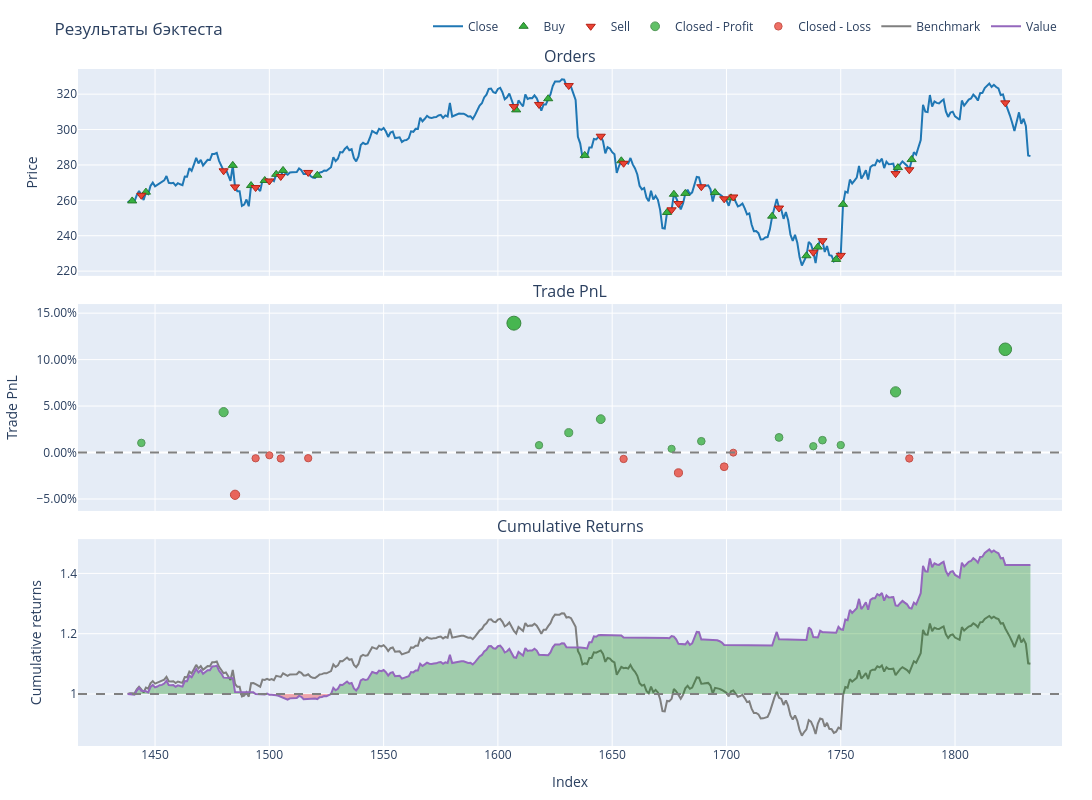

Write notebook code for a chart like this one.
### Code cell
# Визуализация результатов бэктеста
fig = portfolio.plot()
fig.update_layout(
    title="Результаты бэктеста",
    width=1200,
    height=800
)
fig.show()

### Figure 1 — Plotly figure (JSON) as saved in the notebook; plotly's stock layout.template omitted (floating-point values rounded to 4 significant figures; data arrays with more than 128 entries replaced by an {"elided": "..."} marker saying what was removed)
{"data": [{"legendgroup": "0", "line": {"color": "#1f77b4"}, "name": "Close", "showlegend": true, "type": "scatter", "uid": "eac39de8-93a9-4f65-8627-d7bfc6032329", "x": {"elided": "393 int values"}, "xaxis": "x", "y": {"elided": "393 float values"}, "yaxis": "y"}, {"customdata": [[0, 3847.0, 999.0], [2, 3814.0, 1009.0], [4, 3764.0, 1053.0], [6, 3746.0, 1005.0], [8, 3683.0, 999.0], [10, 3626.0, 996.0], [12, 3574.0, 989.6], [14, 3587.0, 983.6], [16, 3601.0, 1120.0], [18, 3558.0, 1129.0], [20, 4041.0, 1153.0], [22, 4232.0, 1195.0], [24, 4687.0, 1186.0], [26, 4522.0, 1191.0], [28, 4415.0, 1165.0], [30, 4461.0, 1179.0], [32, 4442.0, 1161.0], [34, 4625.0, 1161.0], [36, 5160.0, 1180.0], [38, 5085.0, 1188.0], [40, 5312.0, 1204.0], [42, 4708.0, 1213.0], [44, 4641.0, 1293.0], [46, 4538.0, 1284.0]], "hovertemplate": "Order Id: %{customdata[0]}<br>Timestamp: %{x}<br>Price: %{y}<br>Size: %{customdata[1]:.6f}<br>Fees: %{customdata[2]:.6f}", "legendgroup": "1", "marker": {"color": "#37B13F", "line": {"color": "rgb(38,123,44)", "width": 1}, "size": 8, "symbol": "triangle-up"}, "mode": "markers", "name": "Buy", "type": "scatter", "uid": "b1f0d714-ae05-4963-a86c-a80d03caa61b", "x": [1440, 1446, 1484, 1492, 1498, 1503, 1506, 1521, 1608, 1622, 1638, 1654, 1674, 1677, 1682, 1695, 1702, 1720, 1735, 1740, 1748, 1751, 1775, 1781], "xaxis": "x", "y": [259.7, 264.6, 279.8, 268.3, 271.2, 274.7, 276.9, 274.2, 311.1, 317.4, 285.4, 282.3, 253.1, 263.4, 263.9, 264.4, 261.4, 251.1, 228.7, 233.6, 226.6, 257.7, 278.5, 283.0], "yaxis": "y"}, {"customdata": [[1, 3847.0, 1011.0], [3, 3814.0, 1055.0], [5, 3764.0, 1007.0], [7, 3746.0, 1001.0], [9, 3683.0, 998.0], [11, 3626.0, 991.6], [13, 3574.0, 985.6], [15, 3587.0, 1123.0], [17, 3601.0, 1132.0], [19, 3558.0, 1156.0], [21, 4041.0, 1197.0], [23, 4232.0, 1189.0], [25, 4687.0, 1194.0], [27, 4522.0, 1167.0], [29, 4415.0, 1182.0], [31, 4461.0, 1164.0], [33, 4442.0, 1163.0], [35, 4625.0, 1182.0], [37, 5160.0, 1190.0], [39, 5085.0, 1206.0], [41, 5312.0, 1216.0], [43, 4708.0, 1295.0], [45, 4641.0, 1287.0], [47, 4538.0, 1430.0]], "hovertemplate": "Order Id: %{customdata[0]}<br>Timestamp: %{x}<br>Price: %{y}<br>Size: %{customdata[1]:.6f}<br>Fees: %{customdata[2]:.6f}", "legendgroup": "2", "marker": {"color": "#EA4335", "line": {"color": "rgb(181,31,18)", "width": 1}, "size": 8, "symbol": "triangle-down"}, "mode": "markers", "name": "Sell", "type": "scatter", "uid": "10d7ae46-8027-4792-9032-6d1b8bf8a49c", "x": [1444, 1480, 1485, 1494, 1500, 1505, 1517, 1607, 1618, 1631, 1645, 1655, 1676, 1679, 1689, 1699, 1703, 1723, 1738, 1742, 1750, 1774, 1780, 1822], "xaxis": "x", "y": [262.9, 276.7, 267.6, 267.2, 270.9, 273.5, 275.8, 313.0, 314.2, 324.8, 296.2, 280.9, 254.6, 258.2, 267.7, 260.9, 261.9, 255.6, 230.7, 237.2, 228.9, 275.1, 277.3, 315.1], "yaxis": "y"}, {"customdata": [[0, 0, 10330.0, 0.01035], [1, 1, 43820.0, 0.04341], [7, 7, 137000.0, 0.1392], [8, 8, 8831.0, 0.007882], [9, 9, 24140.0, 0.02138], [10, 10, 41410.0, 0.03591], [12, 12, 4679.0, 0.003944], [14, 14, 14180.0, 0.01217], [17, 17, 18870.0, 0.01625], [18, 18, 8003.0, 0.006782], [19, 19, 15780.0, 0.01329], [20, 20, 9650.0, 0.008017], [21, 21, 79240.0, 0.0653], [23, 23, 142700.0, 0.1111]], "hovertemplate": "Exit Trade Id: %{customdata[0]}<br>Position Id: %{customdata[1]}<br>Exit Timestamp: %{x}<br>PnL: %{customdata[2]:.6f}<br>Return: %{customdata[3]:.2%}", "legendgroup": "3", "marker": {"color": "#37B13F", "line": {"color": "rgb(38,123,44)", "width": 1}, "opacity": [0.761, 0.7967, 0.9, 0.7584, 0.7729, 0.7886, 0.7541, 0.763, 0.7674, 0.7572, 0.7642, 0.7585, 0.8203, 0.8697], "size": [7.514, 9.178, 14, 7.39, 8.069, 8.8, 7.192, 7.606, 7.811, 7.335, 7.662, 7.397, 10.28, 12.59], "symbol": "circle"}, "mode": "markers", "name": "Closed - Profit", "type": "scatter", "uid": "daf78806-b2a7-457b-97e9-e676142f934e", "x": [1444, 1480, 1607, 1618, 1631, 1645, 1676, 1689, 1723, 1738, 1742, 1750, 1774, 1822], "xaxis": "x2", "y": [0.01035, 0.04341, 0.1392, 0.007882, 0.02138, 0.03591, 0.003944, 0.01217, 0.01625, 0.006782, 0.01329, 0.008017, 0.0653, 0.1111], "yaxis": "y2"}, {"customdata": [[2, 2, -47910.0, -0.04549], [3, 3, -6231.0, -0.006199], [4, 4, -2996.0, -0.002999], [5, 5, -6390.0, -0.006415], [6, 6, -6036.0, -0.0061], [11, 11, -8272.0, -0.006924], [13, 13, -26060.0, -0.02188], [15, 15, -18050.0, -0.01531], [16, 16, -155.3, -0.0001338], [22, 22, -8278.0, -0.006405]], "hovertemplate": "Exit Trade Id: %{customdata[0]}<br>Position Id: %{customdata[1]}<br>Exit Timestamp: %{x}<br>PnL: %{customdata[2]:.6f}<br>Return: %{customdata[3]:.2%}", "legendgroup": "4", "marker": {"color": "#EA4335", "line": {"color": "rgb(181,31,18)", "width": 1}, "opacity": [0.7989, 0.7565, 0.7531, 0.7568, 0.7564, 0.7573, 0.7734, 0.7664, 0.75, 0.7568], "size": [9.282, 7.305, 7.144, 7.316, 7.3, 7.342, 8.094, 7.764, 7, 7.316], "symbol": "circle"}, "mode": "markers", "name": "Closed - Loss", "type": "scatter", "uid": "28b8517b-2a48-4a94-a420-9e571011f428", "x": [1485, 1494, 1500, 1505, 1517, 1655, 1679, 1699, 1703, 1780], "xaxis": "x2", "y": [-0.04549, -0.006199, -0.002999, -0.006415, -0.0061, -0.006924, -0.02188, -0.01531, -0.0001338, -0.006405], "yaxis": "y2"}, {"legendgroup": "5", "line": {"color": "#7f7f7f"}, "name": "Benchmark", "showlegend": true, "type": "scatter", "uid": "7076422a-50e5-49d6-87aa-8c86f34259f2", "x": {"elided": "393 int values"}, "xaxis": "x3", "y": {"elided": "393 float values"}, "yaxis": "y3"}, {"hoverinfo": "skip", "legendgroup": "6", "line": {"color": "rgba(0, 0, 0, 0)", "width": 0}, "opacity": 0, "showlegend": false, "type": "scatter", "uid": "0c2d3d45-94f3-4b22-9c42-53a58574b7c4", "x": {"elided": "393 int values"}, "xaxis": "x3", "y": {"elided": "393 int values"}, "yaxis": "y3"}, {"connectgaps": false, "fill": "tonexty", "fillcolor": "rgba(0, 128, 0, 0.3)", "hoverinfo": "skip", "legendgroup": "6", "line": {"color": "rgba(0, 0, 0, 0)", "width": 0}, "opacity": 0, "showlegend": false, "type": "scatter", "uid": "def53441-e0aa-46d5-b94c-f9daec6d60e1", "x": {"elided": "393 int values"}, "xaxis": "x3", "y": {"elided": "393 float values"}, "yaxis": "y3"}, {"hoverinfo": "skip", "legendgroup": "6", "line": {"color": "rgba(0, 0, 0, 0)", "width": 0}, "opacity": 0, "showlegend": false, "type": "scatter", "uid": "14aa2e08-8075-4d90-9ac6-f657e85718bd", "x": {"elided": "393 int values"}, "xaxis": "x3", "y": {"elided": "393 int values"}, "yaxis": "y3"}, {"connectgaps": false, "fill": "tonexty", "fillcolor": "rgba(255, 0, 0, 0.3)", "hoverinfo": "skip", "legendgroup": "6", "line": {"color": "rgba(0, 0, 0, 0)", "width": 0}, "opacity": 0, "showlegend": false, "type": "scatter", "uid": "b98add65-38cb-4ad5-bab0-68ea799352b5", "x": {"elided": "393 int values"}, "xaxis": "x3", "y": {"elided": "393 float values"}, "yaxis": "y3"}, {"legendgroup": "7", "line": {"color": "#9467bd"}, "name": "Value", "showlegend": true, "type": "scatter", "uid": "a5f60566-88cc-47fc-adca-8593203d6e15", "x": {"elided": "393 int values"}, "xaxis": "x3", "y": {"elided": "393 float values"}, "yaxis": "y3"}, {"hoverinfo": "skip", "legendgroup": "6", "line": {"color": "rgba(0, 0, 0, 0)", "width": 0}, "opacity": 0, "showlegend": false, "type": "scatter", "uid": "740e3610-3f88-4645-b2ab-973a8e2c7828", "x": {"elided": "393 int values"}, "xaxis": "x3", "y": {"elided": "393 int values"}, "yaxis": "y3"}], "layout": {"annotations": [{"font": {"size": 16}, "showarrow": false, "text": "Orders", "x": 0.5, "xanchor": "center", "xref": "paper", "y": 1, "yanchor": "bottom", "yref": "paper"}, {"font": {"size": 16}, "showarrow": false, "text": "Trade PnL", "x": 0.5, "xanchor": "center", "xref": "paper", "y": 0.6528, "yanchor": "bottom", "yref": "paper"}, {"font": {"size": 16}, "showarrow": false, "text": "Cumulative Returns", "x": 0.5, "xanchor": "center", "xref": "paper", "y": 0.3056, "yanchor": "bottom", "yref": "paper"}], "height": 800, "legend": {"orientation": "h", "traceorder": "normal", "x": 1, "xanchor": "right", "y": 1.042, "yanchor": "bottom"}, "margin": {"b": 30, "l": 30, "r": 30, "t": 30}, "shapes": [{"line": {"color": "gray", "dash": "dash"}, "type": "line", "x0": 0, "x1": 1, "xref": "paper", "y0": 0, "y1": 0, "yref": "y2"}, {"line": {"color": "gray", "dash": "dash"}, "type": "line", "x0": 0, "x1": 1, "xref": "paper", "y0": 1, "y1": 1, "yref": "y3"}], "showlegend": true, "title": {"text": "Результаты бэктеста"}, "width": 1200, "xaxis": {"anchor": "y", "domain": [0, 1], "matches": "x3", "showticklabels": false}, "xaxis2": {"anchor": "y2", "domain": [0, 1], "matches": "x3", "showticklabels": false}, "xaxis3": {"anchor": "y3", "domain": [0, 1], "title": {"text": "Index"}}, "yaxis": {"anchor": "x", "domain": [0.6944, 1], "title": {"text": "Price"}}, "yaxis2": {"anchor": "x2", "domain": [0.3472, 0.6528], "tickformat": ".2%", "title": {"text": "Trade PnL"}}, "yaxis3": {"anchor": "x3", "domain": [0, 0.3056], "title": {"text": "Cumulative returns"}}}}
